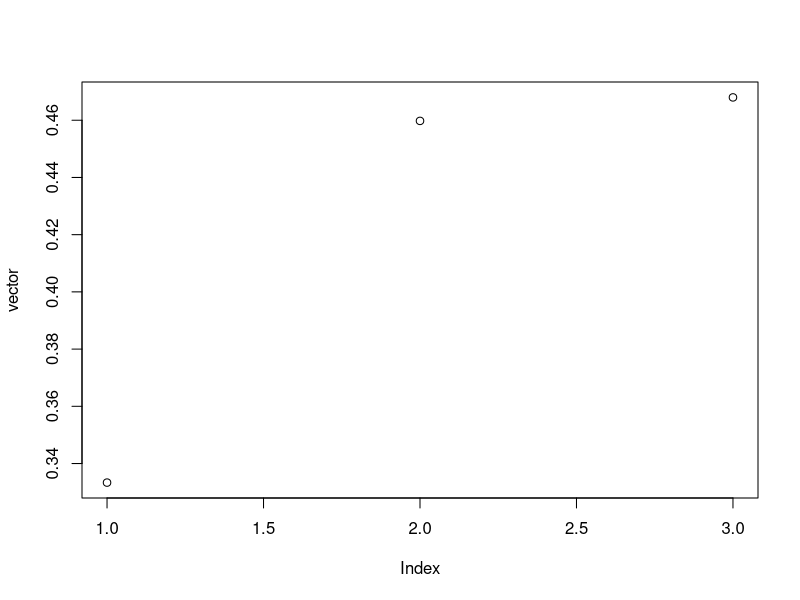

Source code (R): (Note: this script raises an error after producing the figure.)
Combinatorio<-function(a,b){
  f<-factorial(a)/(factorial(b)*factorial(a-b))
  return(f)
}

F<-function(N,D,n,r){
  x<-Combinatorio(D,r)*Combinatorio(N-D,n-r)/Combinatorio(N,n)
return(x)}

#Se desea conocer el numero de ejemplares de una especie 
#Para ello se extraen y se marcan 
N<-30
#Se depositan con el resto y se mezclan 
#Se extraen 
n<-10
#y se observan 
r<-1
#Defectuosa 
#Estimar D
D<-1
Siguiente<-2

vector<-c(F(N,D,n,r))

while (F(N,D,n,r)<=F(N,Siguiente,n,r)) {
  D<-Siguiente
  Siguiente<-Siguiente+1
  vector<-append(vector,F(N,D,n,r))}

 D
 
 plot(vector)
 
 
----------------------------------------------------------------
   
#Se desea conocer el numero de piezas defectuosas en una produccion 
   N<-30
 
 #Desconocemos  D= N de defectuosos 
 --------------------------------------------------------------------
 #Test de Hipotesis Bilateral 
 #Extraemos una muestra 
   
   x<-rpois(500,3)
 
 #Hipotesis
 #Nula  Ho: media=4
 #Alternativa H1:media<>4
 
 t.test(x,mean=4,alternative = "two.sided",conf.level = 0.98)
 
#Estimacion puntual de la media :2.88
 
 #Intervalo de confianza al 98%
 # 2.807407 3.168593
 
 #p-valor<0.02=>Acepto H1

